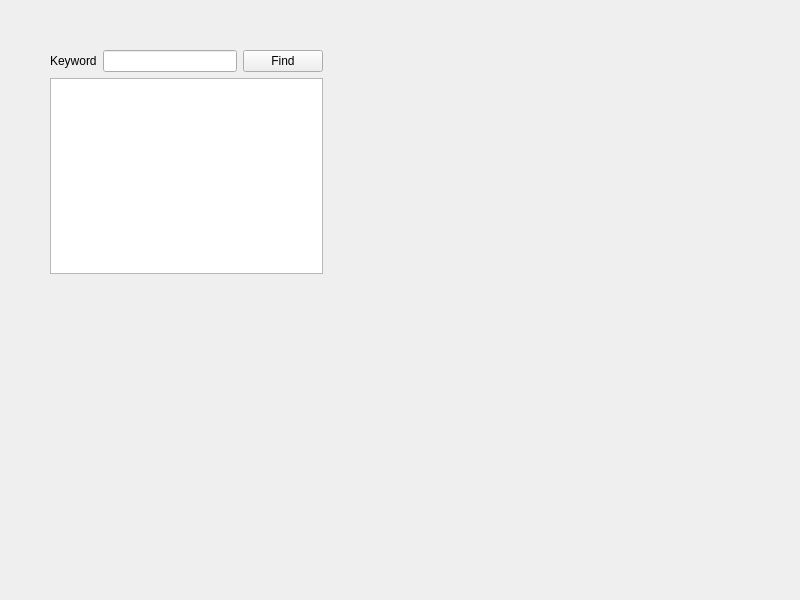
<?xml version="1.0" encoding="UTF-8"?>
<ui version="4.0">
 <class>TextFinder</class>
 <widget class="QWidget" name="TextFinder">
  <property name="geometry">
   <rect>
    <x>0</x>
    <y>0</y>
    <width>800</width>
    <height>600</height>
   </rect>
  </property>
  <property name="windowTitle">
   <string>TextFinder</string>
  </property>
  <widget class="QWidget" name="">
   <property name="geometry">
    <rect>
     <x>50</x>
     <y>50</y>
     <width>273</width>
     <height>224</height>
    </rect>
   </property>
   <layout class="QVBoxLayout" name="verticalLayout">
    <item>
     <layout class="QHBoxLayout" name="horizontalLayout">
      <item>
       <widget class="QLabel" name="label">
        <property name="text">
         <string>Keyword</string>
        </property>
       </widget>
      </item>
      <item>
       <widget class="QLineEdit" name="lineEdit"/>
      </item>
      <item>
       <widget class="QPushButton" name="findButton">
        <property name="text">
         <string>Find</string>
        </property>
       </widget>
      </item>
     </layout>
    </item>
    <item>
     <widget class="QTextEdit" name="textEdit"/>
    </item>
   </layout>
  </widget>
 </widget>
 <resources/>
 <connections/>
</ui>
